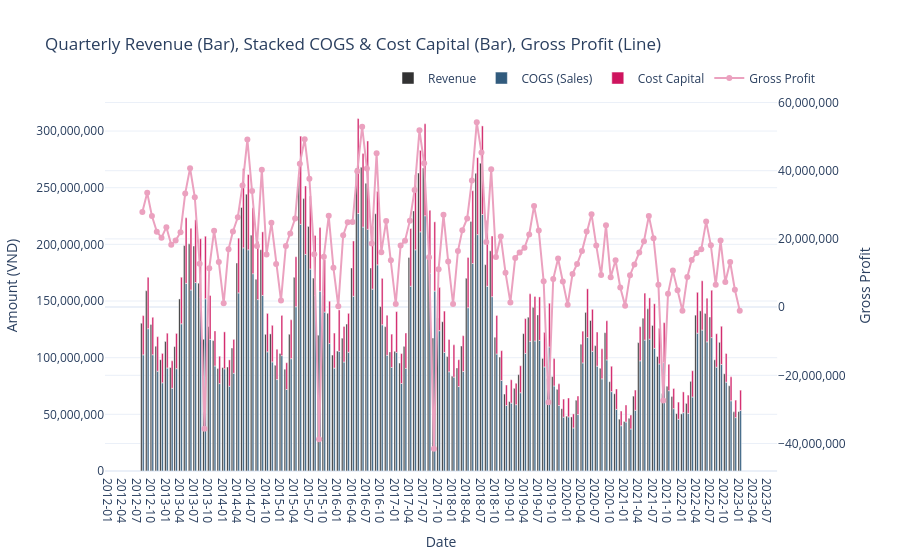

The code cell stored with this chart in its notebook:
### Code cell
# Tạo sales từ order_items + orders + products
sales['Date'] = pd.to_datetime(sales['Date'])
sales = sales.sort_values('Date').reset_index(drop=True)
sales['gross_margin_pct'] = np.where(sales['Revenue'] != 0,
                                    (sales['Revenue'] - sales['COGS']) / sales['Revenue'],
                                    np.nan)

# Resample by quarter end
sales_quarter = sales.set_index('Date').resample('ME').sum()[['Revenue','COGS']].reset_index()

# cost_capitDateal từ inventory + products
cost_capital = products.merge(inventory[["product_id","snapshot_date","stock_on_hand", "units_received","units_sold"]], on="product_id", how="left")
cost_capital['cost_capital'] = cost_capital['cogs'] * cost_capital['units_received']
print(cost_capital['cost_capital'].head())
cost_capital['snapshot_date'] = pd.to_datetime(cost_capital['snapshot_date'])
cost_capital = cost_capital.sort_values('snapshot_date').reset_index(drop=True)
cost_capital_quarter = cost_capital.groupby(cost_capital['snapshot_date'].dt.to_period('M'))['cost_capital'].sum().reset_index()
cost_capital_quarter['snapshot_date'] = cost_capital_quarter['snapshot_date'].dt.to_timestamp(how='end')

# Merge for plotting
plot_df = sales_quarter.merge(cost_capital_quarter, left_on='Date', right_on='snapshot_date', how='left')

# Calculate gross profit (revenue - cogs_value from sales only)
plot_df['gross_profit'] = plot_df['Revenue'] - plot_df['COGS']
plot_df['cost_capital'] = plot_df['cost_capital']-plot_df['COGS']

# Plot
fig = make_subplots(specs=[[{"secondary_y": True}]])
# Revenue bar (grouped)
fig.add_trace(
    go.Bar(x=plot_df['Date'], y=plot_df['Revenue'],
           name='Revenue', marker_color='#323233',
           hovertemplate='%{x|%Y-%m}<br>Revenue: %{y:,.0f}',
           offsetgroup=0),
    secondary_y=False
)
# Stacked COGS from plot_df
fig.add_trace(
    go.Bar(x=plot_df['Date'], y=plot_df['COGS'],
           name='COGS (Sales)', marker_color='#315b7d',
           hovertemplate='%{x|%Y-%m}<br>COGS (Sales): %{y:,.0f}',
           offsetgroup=1, base=None),
    secondary_y=False
)
# Stacked cost_capital
fig.add_trace(
    go.Bar(x=plot_df['Date'], y=cost_capital_quarter['cost_capital'],
           name='Cost Capital', marker_color='#ce145e',
           hovertemplate='%{x|%Y-%m}<br>Cost Capital: %{y:,.0f}',
           offsetgroup=1, base=plot_df['COGS']),
    secondary_y=False
)
# Line chart for gross profit (revenue - cogs from sales only)
fig.add_trace(
    go.Scatter(x=plot_df['Date'], y=plot_df['gross_profit'],
               mode='lines+markers', name='Gross Profit',
               line=dict(color='#eba1bf'),
               hovertemplate='%{x|%Y-%m}<br>Gross Profit: %{y:,.0f}'),
    secondary_y=True
)

fig.update_xaxes(tickformat='%Y-%m', dtick="M3")
fig.update_layout(
    barmode='group',
    title='Quarterly Revenue (Bar), Stacked COGS & Cost Capital (Bar), Gross Profit (Line)',
    xaxis_title='Date',
    template='plotly_white',
    legend=dict(orientation='h', yanchor='bottom', y=1.02, xanchor='right', x=1)
)
fig.update_yaxes(title_text='Amount (VND)', secondary_y=False, tickformat=',')
fig.update_yaxes(title_text='Gross Profit', secondary_y=True, tickformat=',')
fig.show()
